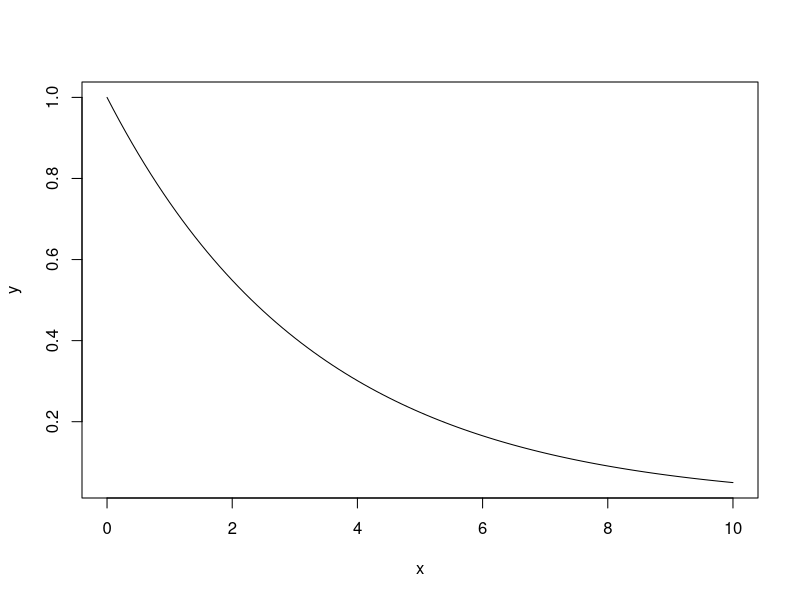
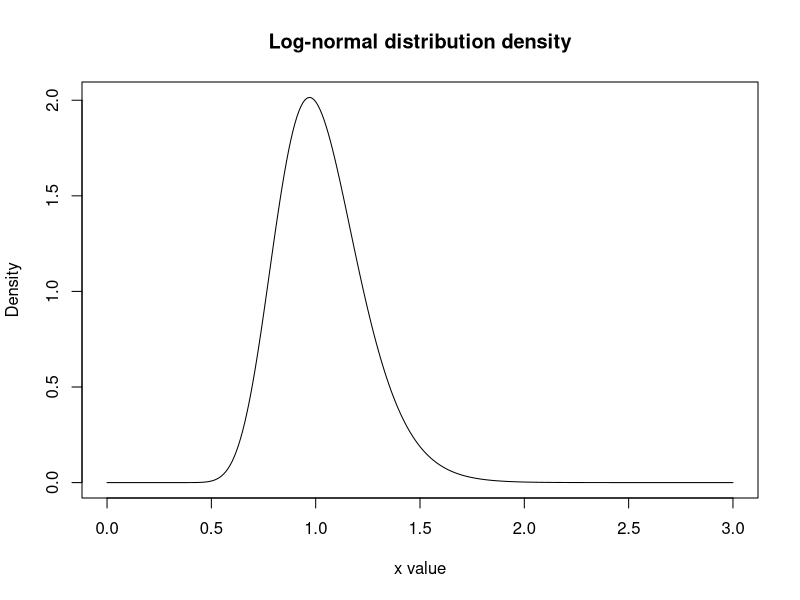

The R script that drew these images, in order:
## ---- chunk 1
#| echo: true
#| code-fold: false
dexp(5, 3) # or, the same, dexp(5, rate = 3)
## ---- chunk 2
#| echo: false
#| code-fold: false
cat(sprintf(dexp(5, 3), fmt = '%#.12f'))
## ---- chunk 3
#| echo: true
#| code-fold: false
dexp(5, 3) == 3 * exp(- 3*5)
## ---- chunk 4
#| echo: true
#| code-fold: false
pexp(0.5, 3)
## ---- chunk 5
pexp(3, 0.1) - pexp(1, 0.1)
## ---- chunk 6
#| echo: true
#| code-fold: false
pexp(0.5, 3,  lower.tail  = F) 
## ---- chunk 7
#| echo: true
#| code-fold: false
1 - pexp(0.5, 3)
## ---- chunk 8
x <- seq(0, 10, 0.1)
y <- pexp(x, 0.3, lower.tail = F)
plot(x,y, type='l')
## ---- chunk 9
#| echo: true
#| code-fold: false
dgamma(3, 0.1, 2)
## ---- chunk 10
#| echo: true
#| code-fold: false
x <- qgamma(0.2, shape = 0.1, rate = 2)
x
## ---- chunk 11
#| echo: true
#| code-fold: false
pgamma(x, shape = 0.1, rate = 2)
## ---- chunk 12
fa <- pgamma(5, shape = 3, rate = 2) - 0.4
a <- qgamma(fa, shape = 3, rate = 2)
a
## ---- chunk 13
#| echo: true
#| code-fold: false
rgamma(2, shape = 0.1, rate = 0.2)
## ---- chunk 14
#| echo: true
#| code-fold: false
rgamma(2, shape = 0.1, rate = 0.2)
## ---- chunk 15
set.seed(123)
x <- rgamma(10000, shape = 2, rate = 3)
m <- mean(x)
m
## ---- chunk 16
#| echo: true
#| code-fold: false
abs(m - 2/3)
## ---- chunk 17
x <- seq(0, 3, 0.01)
y <- dlnorm(x, meanlog = 0.01, sdlog = 0.2)
plot(x,y, type="l", xlab="x value", ylab="Density", main="Log-normal distribution density")
## ---- chunk 18
sigma = sqrt(0.4) # square root of sigma^2 = 0.4
dnorm(2, 4, sigma)/pnorm(2, 4, sigma, lower.tail = F)
